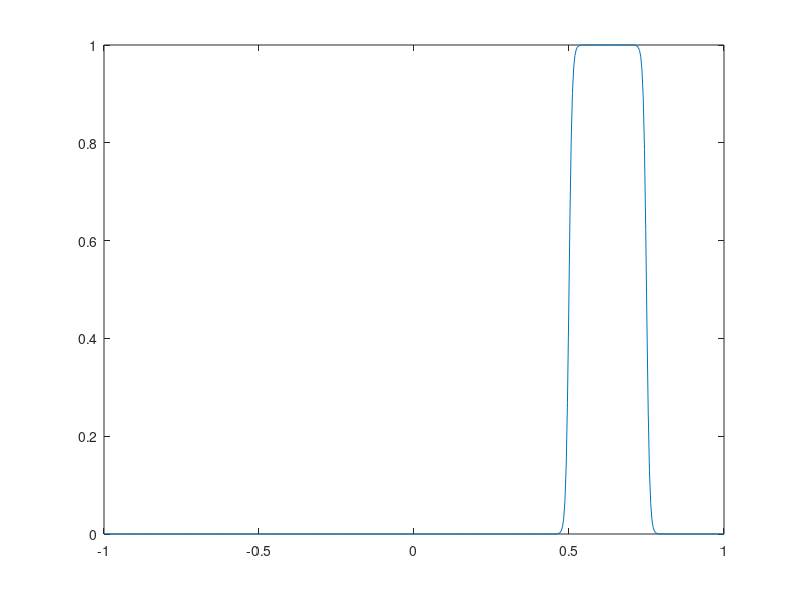

MATLAB code to generate this figure:
clear 
U = linspace(-1,1,7)';

uspan = linspace(-1,1,500);

Luk = uspan.*(U(2:end) + U(1:end-1)) - (U(2:end).*U(1:end-1));

one =(U(1:end-1)<=uspan).*(uspan < U(2:end));

plot(uspan,sum(Luk.*one,1),'.-')


%%
theta = @(x) 0.5 + 0.5*tanh(100*x);

plot(uspan,-1 +theta(uspan-0.5) + theta(-uspan+0.75) )